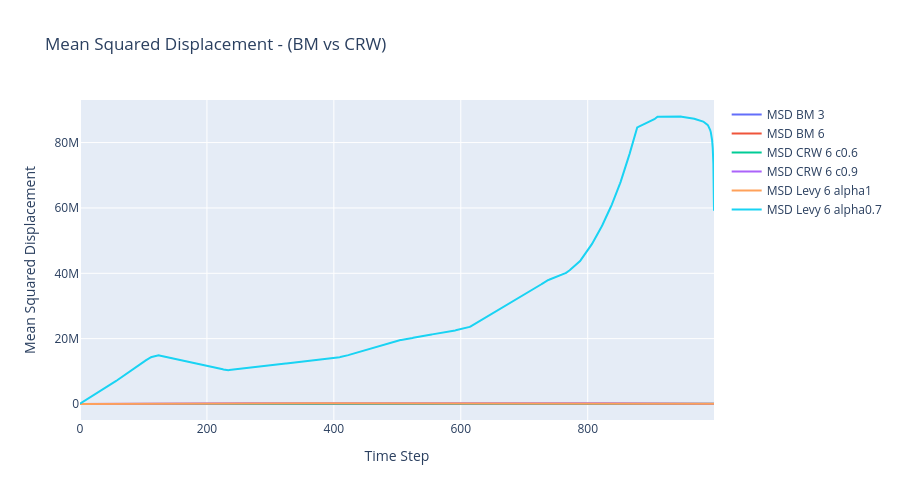

Source (notebook cell):
### Markdown cell above
# Activity 2: Lévy Distribution - N Different Curves

### Code cell
#############################
# Mean Squared Displacement #
#############################
def msd(trajectory):
    """
    Compute the Mean Squared Displacement (MSD) for a given trajectory.
    
    Parameters:
    trajectory: A numpy array containing the trajectory
    
    Returns:
    msd: The MSD as a function of time.
    """
    N = len(trajectory)    
    msd = np.zeros(N-1)
    
    for i in range(1,N):
        displacements = trajectory[i:] - trajectory[:N - i]
        squared_displacements = np.sum(displacements**2, axis=1) # Square each coordinate of the displacement and add them together
        msd[i-1] = np.mean(squared_displacements) # Save the msd
    
    return msd

n_steps = 1000

# Definir las configuraciones de cada tipo de caminata
walks = {
    "BM_3": bm_2d(n_steps, speed=3),
    "BM_6": bm_2d(n_steps, speed=6),
    "CRW_6_c0.6": rw_2d(n_steps, speed=6, c=0.6),
    "CRW_6_c0.9": rw_2d(n_steps, speed=6, c=0.9),
    "Levy_6_alpha1": levy_flight(n_steps, alpha=1, c=0.5),
    "Levy_6_alpha0.7": levy_flight(n_steps, alpha=0.7, c=0.5)
}
# Verificar si alguna caminata devolvió None
for key, df in walks.items():
    if df is None:
        print(f"Error: La función para '{key}' devolvió None.")

# Obtener las trayectorias (solo columnas x_pos y y_pos)
trajectories = {
    key: df[['x_pos', 'y_pos']].values for key, df in walks.items() if isinstance(df, pd.DataFrame) and not df.empty
}

# Calcular MSD para cada trayectoria
msd_values = {key: msd(traj) for key, traj in trajectories.items()}

# Crear la figura
fig = go.Figure()

# Agregar trazas en un loop
for key, df in walks.items():
    if df is None:
        print(f"Advertencia: {key} es None y no se graficará.")
        continue  # Saltar esta iteración si df es None
    
    fig.add_trace(go.Scatter(
        x=df.index,
        y=msd_values.get(key, []),  # Evitar error si key no está en msd_values
        marker=dict(size=2),
        line=dict(width=2),
        mode='lines',
        name=f'MSD {key.replace("_", " ")}',
        showlegend=True
    ))

# Configuración del layout
fig.update_layout(
    title_text="Mean Squared Displacement - (BM vs CRW)",
    autosize=False,
    width=900,
    height=500,
    xaxis=dict(title="Time Step"),
    yaxis=dict(title="Mean Squared Displacement")
)

# Mostrar la gráfica
fig.show()

### Figure 1 — Plotly figure (JSON) as saved in the notebook; plotly's stock layout.template omitted (floating-point values rounded to 4 significant figures; data arrays with more than 128 entries replaced by an {"elided": "..."} marker saying what was removed)
{"data": [{"line": {"width": 2}, "marker": {"size": 2}, "mode": "lines", "name": "MSD BM 3", "showlegend": true, "type": "scatter", "x": {"elided": "1001 int values"}, "y": {"elided": "1000 float values"}}, {"line": {"width": 2}, "marker": {"size": 2}, "mode": "lines", "name": "MSD BM 6", "showlegend": true, "type": "scatter", "x": {"elided": "1001 int values"}, "y": {"elided": "1000 float values"}}, {"line": {"width": 2}, "marker": {"size": 2}, "mode": "lines", "name": "MSD CRW 6 c0.6", "showlegend": true, "type": "scatter", "x": {"elided": "1001 int values"}, "y": {"elided": "1000 float values"}}, {"line": {"width": 2}, "marker": {"size": 2}, "mode": "lines", "name": "MSD CRW 6 c0.9", "showlegend": true, "type": "scatter", "x": {"elided": "1001 int values"}, "y": {"elided": "1000 float values"}}, {"line": {"width": 2}, "marker": {"size": 2}, "mode": "lines", "name": "MSD Levy 6 alpha1", "showlegend": true, "type": "scatter", "x": {"elided": "1001 int values"}, "y": {"elided": "1000 float values"}}, {"line": {"width": 2}, "marker": {"size": 2}, "mode": "lines", "name": "MSD Levy 6 alpha0.7", "showlegend": true, "type": "scatter", "x": {"elided": "1001 int values"}, "y": {"elided": "1000 float values"}}], "layout": {"autosize": false, "height": 500, "title": {"text": "Mean Squared Displacement - (BM vs CRW)"}, "width": 900, "xaxis": {"title": {"text": "Time Step"}}, "yaxis": {"title": {"text": "Mean Squared Displacement"}}}}
